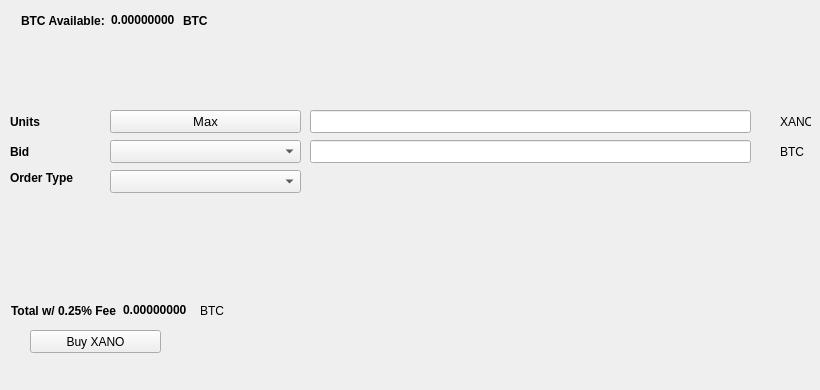
   <widget class="QWidget" name="BuyTab">
    <attribute name="title">
     <string>Buy</string>
    </attribute>
    <widget class="QPushButton" name="BuyXANO">
     <property name="geometry">
      <rect>
       <x>30</x>
       <y>330</y>
       <width>131</width>
       <height>23</height>
      </rect>
     </property>
     <property name="text">
      <string>Buy XANO</string>
     </property>
     <property name="icon">
      <iconset resource="../Xano.qrc">
       <normaloff>:/icons/bitcoin</normaloff>:/icons/bitcoin</iconset>
     </property>
    </widget>
    <widget class="QLabel" name="label_3">
     <property name="geometry">
      <rect>
       <x>10</x>
       <y>110</y>
       <width>46</width>
       <height>23</height>
      </rect>
     </property>
     <property name="font">
      <font>
       <weight>75</weight>
       <bold>true</bold>
      </font>
     </property>
     <property name="text">
      <string>Units</string>
     </property>
    </widget>
    <widget class="QLineEdit" name="UnitsInput">
     <property name="geometry">
      <rect>
       <x>310</x>
       <y>110</y>
       <width>441</width>
       <height>23</height>
      </rect>
     </property>
     <property name="font">
      <font>
       <pointsize>9</pointsize>
       <weight>75</weight>
       <bold>true</bold>
      </font>
     </property>
    </widget>
    <widget class="QLineEdit" name="BuyBidPriceEdit">
     <property name="geometry">
      <rect>
       <x>310</x>
       <y>140</y>
       <width>441</width>
       <height>23</height>
      </rect>
     </property>
     <property name="font">
      <font>
       <pointsize>9</pointsize>
       <weight>75</weight>
       <bold>true</bold>
      </font>
     </property>
    </widget>
    <widget class="QLabel" name="label_4">
     <property name="geometry">
      <rect>
       <x>780</x>
       <y>110</y>
       <width>31</width>
       <height>23</height>
      </rect>
     </property>
     <property name="text">
      <string>XANO</string>
     </property>
    </widget>
    <widget class="QLabel" name="label_5">
     <property name="geometry">
      <rect>
       <x>780</x>
       <y>140</y>
       <width>31</width>
       <height>23</height>
      </rect>
     </property>
     <property name="text">
      <string>BTC</string>
     </property>
    </widget>
    <widget class="QLabel" name="label_6">
     <property name="geometry">
      <rect>
       <x>10</x>
       <y>140</y>
       <width>46</width>
       <height>23</height>
      </rect>
     </property>
     <property name="font">
      <font>
       <weight>75</weight>
       <bold>true</bold>
      </font>
     </property>
     <property name="text">
      <string>Bid</string>
     </property>
    </widget>
    <widget class="QLabel" name="label_7">
     <property name="geometry">
      <rect>
       <x>10</x>
       <y>170</y>
       <width>91</width>
       <height>16</height>
      </rect>
     </property>
     <property name="font">
      <font>
       <weight>75</weight>
       <bold>true</bold>
      </font>
     </property>
     <property name="text">
      <string>Order Type</string>
     </property>
    </widget>
    <widget class="QPushButton" name="Buy_Max_Amount">
     <property name="geometry">
      <rect>
       <x>110</x>
       <y>110</y>
       <width>191</width>
       <height>23</height>
      </rect>
     </property>
     <property name="font">
      <font>
       <pointsize>10</pointsize>
      </font>
     </property>
     <property name="text">
      <string>Max</string>
     </property>
    </widget>
    <widget class="QComboBox" name="BuyBidcomboBox">
     <property name="geometry">
      <rect>
       <x>110</x>
       <y>140</y>
       <width>191</width>
       <height>23</height>
      </rect>
     </property>
     <property name="font">
      <font>
       <pointsize>10</pointsize>
      </font>
     </property>
    </widget>
    <widget class="QComboBox" name="buyOrdertypeCombo">
     <property name="geometry">
      <rect>
       <x>110</x>
       <y>170</y>
       <width>191</width>
       <height>23</height>
      </rect>
     </property>
     <property name="font">
      <font>
       <pointsize>10</pointsize>
      </font>
     </property>
    </widget>
    <widget class="QWidget" name="layoutWidget1">
     <property name="geometry">
      <rect>
       <x>21</x>
       <y>11</y>
       <width>227</width>
       <height>19</height>
      </rect>
     </property>
     <layout class="QHBoxLayout" name="horizontalLayout_3">
      <item>
       <widget class="QLabel" name="label232">
        <property name="font">
         <font>
          <weight>75</weight>
          <bold>true</bold>
         </font>
        </property>
        <property name="text">
         <string>BTC Available:</string>
        </property>
       </widget>
      </item>
      <item>
       <widget class="QLabel" name="BtcAvailableLbl">
        <property name="palette">
         <palette>
          <active>
           <colorrole role="WindowText">
            <brush brushstyle="SolidPattern">
             <color alpha="255">
              <red>0</red>
              <green>0</green>
              <blue>0</blue>
             </color>
            </brush>
           </colorrole>
           <colorrole role="Button">
            <brush brushstyle="SolidPattern">
             <color alpha="255">
              <red>0</red>
              <green>170</green>
              <blue>0</blue>
             </color>
            </brush>
           </colorrole>
           <colorrole role="Light">
            <brush brushstyle="SolidPattern">
             <color alpha="255">
              <red>0</red>
              <green>255</green>
              <blue>0</blue>
             </color>
            </brush>
           </colorrole>
           <colorrole role="Midlight">
            <brush brushstyle="SolidPattern">
             <color alpha="255">
              <red>0</red>
              <green>212</green>
              <blue>0</blue>
             </color>
            </brush>
           </colorrole>
           <colorrole role="Dark">
            <brush brushstyle="SolidPattern">
             <color alpha="255">
              <red>0</red>
              <green>85</green>
              <blue>0</blue>
             </color>
            </brush>
           </colorrole>
           <colorrole role="Mid">
            <brush brushstyle="SolidPattern">
             <color alpha="255">
              <red>0</red>
              <green>113</green>
              <blue>0</blue>
             </color>
            </brush>
           </colorrole>
           <colorrole role="Text">
            <brush brushstyle="SolidPattern">
             <color alpha="255">
              <red>0</red>
              <green>170</green>
              <blue>0</blue>
             </color>
            </brush>
           </colorrole>
           <colorrole role="BrightText">
            <brush brushstyle="SolidPattern">
             <color alpha="255">
              <red>255</red>
              <green>255</green>
              <blue>255</blue>
             </color>
            </brush>
           </colorrole>
           <colorrole role="ButtonText">
            <brush brushstyle="SolidPattern">
             <color alpha="255">
              <red>0</red>
              <green>0</green>
              <blue>0</blue>
             </color>
            </brush>
           </colorrole>
           <colorrole role="Base">
            <brush brushstyle="SolidPattern">
             <color alpha="255">
              <red>255</red>
              <green>255</green>
              <blue>255</blue>
             </color>
            </brush>
           </colorrole>
           <colorrole role="Window">
            <brush brushstyle="SolidPattern">
             <color alpha="255">
              <red>0</red>
              <green>170</green>
              <blue>0</blue>
             </color>
            </brush>
           </colorrole>
           <colorrole role="Shadow">
            <brush brushstyle="SolidPattern">
             <color alpha="255">
              <red>0</red>
              <green>0</green>
              <blue>0</blue>
             </color>
            </brush>
           </colorrole>
           <colorrole role="AlternateBase">
            <brush brushstyle="SolidPattern">
             <color alpha="255">
              <red>127</red>
              <green>212</green>
              <blue>127</blue>
             </color>
            </brush>
           </colorrole>
           <colorrole role="ToolTipBase">
            <brush brushstyle="SolidPattern">
             <color alpha="255">
              <red>255</red>
              <green>255</green>
              <blue>220</blue>
             </color>
            </brush>
           </colorrole>
           <colorrole role="ToolTipText">
            <brush brushstyle="SolidPattern">
             <color alpha="255">
              <red>0</red>
              <green>0</green>
              <blue>0</blue>
             </color>
            </brush>
           </colorrole>
          </active>
          <inactive>
           <colorrole role="WindowText">
            <brush brushstyle="SolidPattern">
             <color alpha="255">
              <red>0</red>
              <green>0</green>
              <blue>0</blue>
             </color>
            </brush>
           </colorrole>
           <colorrole role="Button">
            <brush brushstyle="SolidPattern">
             <color alpha="255">
              <red>0</red>
              <green>170</green>
              <blue>0</blue>
             </color>
            </brush>
           </colorrole>
           <colorrole role="Light">
            <brush brushstyle="SolidPattern">
             <color alpha="255">
              <red>0</red>
              <green>255</green>
              <blue>0</blue>
             </color>
            </brush>
           </colorrole>
           <colorrole role="Midlight">
            <brush brushstyle="SolidPattern">
             <color alpha="255">
              <red>0</red>
              <green>212</green>
              <blue>0</blue>
             </color>
            </brush>
           </colorrole>
           <colorrole role="Dark">
            <brush brushstyle="SolidPattern">
             <color alpha="255">
              <red>0</red>
              <green>85</green>
              <blue>0</blue>
             </color>
            </brush>
           </colorrole>
           <colorrole role="Mid">
            <brush brushstyle="SolidPattern">
             <color alpha="255">
              <red>0</red>
              <green>113</green>
              <blue>0</blue>
             </color>
            </brush>
           </colorrole>
           <colorrole role="Text">
            <brush brushstyle="SolidPattern">
             <color alpha="255">
              <red>0</red>
              <green>170</green>
              <blue>0</blue>
             </color>
            </brush>
           </colorrole>
           <colorrole role="BrightText">
            <brush brushstyle="SolidPattern">
             <color alpha="255">
              <red>255</red>
              <green>255</green>
              <blue>255</blue>
             </color>
            </brush>
           </colorrole>
           <colorrole role="ButtonText">
            <brush brushstyle="SolidPattern">
             <color alpha="255">
              <red>0</red>
              <green>0</green>
              <blue>0</blue>
             </color>
            </brush>
           </colorrole>
           <colorrole role="Base">
            <brush brushstyle="SolidPattern">
             <color alpha="255">
              <red>255</red>
              <green>255</green>
              <blue>255</blue>
             </color>
            </brush>
           </colorrole>
           <colorrole role="Window">
            <brush brushstyle="SolidPattern">
             <color alpha="255">
              <red>0</red>
              <green>170</green>
              <blue>0</blue>
             </color>
            </brush>
           </colorrole>
           <colorrole role="Shadow">
            <brush brushstyle="SolidPattern">
             <color alpha="255">
              <red>0</red>
              <green>0</green>
              <blue>0</blue>
             </color>
            </brush>
           </colorrole>
           <colorrole role="AlternateBase">
            <brush brushstyle="SolidPattern">
             <color alpha="255">
              <red>127</red>
              <green>212</green>
              <blue>127</blue>
             </color>
            </brush>
           </colorrole>
           <colorrole role="ToolTipBase">
            <brush brushstyle="SolidPattern">
             <color alpha="255">
              <red>255</red>
              <green>255</green>
              <blue>220</blue>
             </color>
            </brush>
           </colorrole>
           <colorrole role="ToolTipText">
            <brush brushstyle="SolidPattern">
             <color alpha="255">
              <red>0</red>
              <green>0</green>
              <blue>0</blue>
             </color>
            </brush>
           </colorrole>
          </inactive>
          <disabled>
           <colorrole role="WindowText">
            <brush brushstyle="SolidPattern">
             <color alpha="255">
              <red>0</red>
              <green>85</green>
              <blue>0</blue>
             </color>
            </brush>
           </colorrole>
           <colorrole role="Button">
            <brush brushstyle="SolidPattern">
             <color alpha="255">
              <red>0</red>
              <green>170</green>
              <blue>0</blue>
             </color>
            </brush>
           </colorrole>
           <colorrole role="Light">
            <brush brushstyle="SolidPattern">
             <color alpha="255">
              <red>0</red>
              <green>255</green>
              <blue>0</blue>
             </color>
            </brush>
           </colorrole>
           <colorrole role="Midlight">
            <brush brushstyle="SolidPattern">
             <color alpha="255">
              <red>0</red>
              <green>212</green>
              <blue>0</blue>
             </color>
            </brush>
           </colorrole>
           <colorrole role="Dark">
            <brush brushstyle="SolidPattern">
             <color alpha="255">
              <red>0</red>
              <green>85</green>
              <blue>0</blue>
             </color>
            </brush>
           </colorrole>
           <colorrole role="Mid">
            <brush brushstyle="SolidPattern">
             <color alpha="255">
              <red>0</red>
              <green>113</green>
              <blue>0</blue>
             </color>
            </brush>
           </colorrole>
           <colorrole role="Text">
            <brush brushstyle="SolidPattern">
             <color alpha="255">
              <red>0</red>
              <green>85</green>
              <blue>0</blue>
             </color>
            </brush>
           </colorrole>
           <colorrole role="BrightText">
            <brush brushstyle="SolidPattern">
             <color alpha="255">
              <red>255</red>
              <green>255</green>
              <blue>255</blue>
             </color>
            </brush>
           </colorrole>
           <colorrole role="ButtonText">
            <brush brushstyle="SolidPattern">
             <color alpha="255">
              <red>0</red>
              <green>85</green>
              <blue>0</blue>
             </color>
            </brush>
           </colorrole>
           <colorrole role="Base">
            <brush brushstyle="SolidPattern">
             <color alpha="255">
              <red>0</red>
              <green>170</green>
              <blue>0</blue>
             </color>
            </brush>
           </colorrole>
           <colorrole role="Window">
            <brush brushstyle="SolidPattern">
             <color alpha="255">
              <red>0</red>
              <green>170</green>
              <blue>0</blue>
             </color>
            </brush>
           </colorrole>
           <colorrole role="Shadow">
            <brush brushstyle="SolidPattern">
             <color alpha="255">
              <red>0</red>
              <green>0</green>
              <blue>0</blue>
             </color>
            </brush>
           </colorrole>
           <colorrole role="AlternateBase">
            <brush brushstyle="SolidPattern">
             <color alpha="255">
              <red>0</red>
              <green>170</green>
              <blue>0</blue>
             </color>
            </brush>
           </colorrole>
           <colorrole role="ToolTipBase">
            <brush brushstyle="SolidPattern">
             <color alpha="255">
              <red>255</red>
              <green>255</green>
              <blue>220</blue>
             </color>
            </brush>
           </colorrole>
           <colorrole role="ToolTipText">
            <brush brushstyle="SolidPattern">
             <color alpha="255">
              <red>0</red>
              <green>0</green>
              <blue>0</blue>
             </color>
            </brush>
           </colorrole>
          </disabled>
         </palette>
        </property>
        <property name="font">
         <font>
          <weight>75</weight>
          <bold>true</bold>
         </font>
        </property>
        <property name="text">
         <string>0.00000000</string>
        </property>
        <property name="textInteractionFlags">
         <set>Qt::LinksAccessibleByMouse|Qt::TextSelectableByKeyboard|Qt::TextSelectableByMouse</set>
        </property>
       </widget>
      </item>
      <item>
       <widget class="QLabel" name="BtcAvailableLbl_2">
        <property name="font">
         <font>
          <weight>75</weight>
          <bold>true</bold>
         </font>
        </property>
        <property name="text">
         <string>BTC</string>
        </property>
       </widget>
      </item>
     </layout>
    </widget>
    <widget class="QWidget" name="layoutWidge2">
     <property name="geometry">
      <rect>
       <x>11</x>
       <y>301</y>
       <width>259</width>
       <height>19</height>
      </rect>
     </property>
     <layout class="QHBoxLayout" name="horizontalLayout_4">
      <item>
       <widget class="QLabel" name="label_9">
        <property name="font">
         <font>
          <weight>75</weight>
          <bold>true</bold>
         </font>
        </property>
        <property name="text">
         <string>Total w/ 0.25% Fee</string>
        </property>
       </widget>
      </item>
      <item>
       <widget class="QLabel" name="BuyCostLabel">
        <property name="palette">
         <palette>
          <active>
           <colorrole role="WindowText">
            <brush brushstyle="SolidPattern">
             <color alpha="255">
              <red>0</red>
              <green>0</green>
              <blue>0</blue>
             </color>
            </brush>
           </colorrole>
           <colorrole role="Button">
            <brush brushstyle="SolidPattern">
             <color alpha="255">
              <red>0</red>
              <green>170</green>
              <blue>0</blue>
             </color>
            </brush>
           </colorrole>
           <colorrole role="Light">
            <brush brushstyle="SolidPattern">
             <color alpha="255">
              <red>0</red>
              <green>255</green>
              <blue>0</blue>
             </color>
            </brush>
           </colorrole>
           <colorrole role="Midlight">
            <brush brushstyle="SolidPattern">
             <color alpha="255">
              <red>0</red>
              <green>212</green>
              <blue>0</blue>
             </color>
            </brush>
           </colorrole>
           <colorrole role="Dark">
            <brush brushstyle="SolidPattern">
             <color alpha="255">
              <red>0</red>
              <green>85</green>
              <blue>0</blue>
             </color>
            </brush>
           </colorrole>
           <colorrole role="Mid">
            <brush brushstyle="SolidPattern">
             <color alpha="255">
              <red>0</red>
              <green>113</green>
              <blue>0</blue>
             </color>
            </brush>
           </colorrole>
           <colorrole role="Text">
            <brush brushstyle="SolidPattern">
             <color alpha="255">
              <red>0</red>
              <green>170</green>
              <blue>0</blue>
             </color>
            </brush>
           </colorrole>
           <colorrole role="BrightText">
            <brush brushstyle="SolidPattern">
             <color alpha="255">
              <red>255</red>
              <green>255</green>
              <blue>255</blue>
             </color>
            </brush>
           </colorrole>
           <colorrole role="ButtonText">
            <brush brushstyle="SolidPattern">
             <color alpha="255">
              <red>0</red>
              <green>0</green>
              <blue>0</blue>
             </color>
            </brush>
           </colorrole>
           <colorrole role="Base">
            <brush brushstyle="SolidPattern">
             <color alpha="255">
              <red>255</red>
              <green>255</green>
              <blue>255</blue>
             </color>
            </brush>
           </colorrole>
           <colorrole role="Window">
            <brush brushstyle="SolidPattern">
             <color alpha="255">
              <red>0</red>
              <green>170</green>
              <blue>0</blue>
             </color>
            </brush>
           </colorrole>
           <colorrole role="Shadow">
            <brush brushstyle="SolidPattern">
             <color alpha="255">
              <red>0</red>
              <green>0</green>
              <blue>0</blue>
             </color>
            </brush>
           </colorrole>
           <colorrole role="AlternateBase">
            <brush brushstyle="SolidPattern">
             <color alpha="255">
              <red>127</red>
              <green>212</green>
              <blue>127</blue>
             </color>
            </brush>
           </colorrole>
           <colorrole role="ToolTipBase">
            <brush brushstyle="SolidPattern">
             <color alpha="255">
              <red>255</red>
              <green>255</green>
              <blue>220</blue>
             </color>
            </brush>
           </colorrole>
           <colorrole role="ToolTipText">
            <brush brushstyle="SolidPattern">
             <color alpha="255">
              <red>0</red>
              <green>0</green>
              <blue>0</blue>
             </color>
            </brush>
           </colorrole>
          </active>
          <inactive>
           <colorrole role="WindowText">
            <brush brushstyle="SolidPattern">
             <color alpha="255">
              <red>0</red>
              <green>0</green>
              <blue>0</blue>
             </color>
            </brush>
           </colorrole>
           <colorrole role="Button">
            <brush brushstyle="SolidPattern">
             <color alpha="255">
              <red>0</red>
              <green>170</green>
              <blue>0</blue>
             </color>
            </brush>
           </colorrole>
           <colorrole role="Light">
            <brush brushstyle="SolidPattern">
             <color alpha="255">
              <red>0</red>
              <green>255</green>
              <blue>0</blue>
             </color>
            </brush>
           </colorrole>
           <colorrole role="Midlight">
            <brush brushstyle="SolidPattern">
             <color alpha="255">
              <red>0</red>
              <green>212</green>
              <blue>0</blue>
             </color>
            </brush>
           </colorrole>
           <colorrole role="Dark">
            <brush brushstyle="SolidPattern">
             <color alpha="255">
              <red>0</red>
              <green>85</green>
              <blue>0</blue>
             </color>
            </brush>
           </colorrole>
           <colorrole role="Mid">
            <brush brushstyle="SolidPattern">
             <color alpha="255">
              <red>0</red>
              <green>113</green>
              <blue>0</blue>
             </color>
            </brush>
           </colorrole>
           <colorrole role="Text">
            <brush brushstyle="SolidPattern">
             <color alpha="255">
              <red>0</red>
              <green>170</green>
              <blue>0</blue>
             </color>
            </brush>
           </colorrole>
           <colorrole role="BrightText">
            <brush brushstyle="SolidPattern">
             <color alpha="255">
              <red>255</red>
              <green>255</green>
              <blue>255</blue>
             </color>
            </brush>
           </colorrole>
           <colorrole role="ButtonText">
            <brush brushstyle="SolidPattern">
             <color alpha="255">
              <red>0</red>
              <green>0</green>
              <blue>0</blue>
             </color>
            </brush>
           </colorrole>
           <colorrole role="Base">
            <brush brushstyle="SolidPattern">
             <color alpha="255">
              <red>255</red>
              <green>255</green>
              <blue>255</blue>
             </color>
            </brush>
           </colorrole>
           <colorrole role="Window">
            <brush brushstyle="SolidPattern">
             <color alpha="255">
              <red>0</red>
              <green>170</green>
              <blue>0</blue>
             </color>
            </brush>
           </colorrole>
           <colorrole role="Shadow">
            <brush brushstyle="SolidPattern">
             <color alpha="255">
              <red>0</red>
              <green>0</green>
              <blue>0</blue>
             </color>
            </brush>
           </colorrole>
           <colorrole role="AlternateBase">
            <brush brushstyle="SolidPattern">
             <color alpha="255">
              <red>127</red>
              <green>212</green>
              <blue>127</blue>
             </color>
            </brush>
           </colorrole>
           <colorrole role="ToolTipBase">
            <brush brushstyle="SolidPattern">
             <color alpha="255">
              <red>255</red>
              <green>255</green>
              <blue>220</blue>
             </color>
            </brush>
           </colorrole>
           <colorrole role="ToolTipText">
            <brush brushstyle="SolidPattern">
             <color alpha="255">
              <red>0</red>
              <green>0</green>
              <blue>0</blue>
             </color>
            </brush>
           </colorrole>
          </inactive>
          <disabled>
           <colorrole role="WindowText">
            <brush brushstyle="SolidPattern">
             <color alpha="255">
              <red>0</red>
              <green>85</green>
              <blue>0</blue>
             </color>
            </brush>
           </colorrole>
           <colorrole role="Button">
            <brush brushstyle="SolidPattern">
             <color alpha="255">
              <red>0</red>
              <green>170</green>
              <blue>0</blue>
             </color>
            </brush>
           </colorrole>
           <colorrole role="Light">
            <brush brushstyle="SolidPattern">
             <color alpha="255">
              <red>0</red>
              <green>255</green>
              <blue>0</blue>
             </color>
            </brush>
           </colorrole>
           <colorrole role="Midlight">
            <brush brushstyle="SolidPattern">
             <color alpha="255">
              <red>0</red>
              <green>212</green>
              <blue>0</blue>
             </color>
            </brush>
           </colorrole>
           <colorrole role="Dark">
            <brush brushstyle="SolidPattern">
             <color alpha="255">
              <red>0</red>
              <green>85</green>
              <blue>0</blue>
             </color>
            </brush>
           </colorrole>
           <colorrole role="Mid">
            <brush brushstyle="SolidPattern">
             <color alpha="255">
              <red>0</red>
              <green>113</green>
              <blue>0</blue>
             </color>
            </brush>
           </colorrole>
           <colorrole role="Text">
            <brush brushstyle="SolidPattern">
             <color alpha="255">
              <red>0</red>
              <green>85</green>
              <blue>0</blue>
             </color>
            </brush>
           </colorrole>
           <colorrole role="BrightText">
            <brush brushstyle="SolidPattern">
             <color alpha="255">
              <red>255</red>
              <green>255</green>
              <blue>255</blue>
             </color>
            </brush>
           </colorrole>
           <colorrole role="ButtonText">
            <brush brushstyle="SolidPattern">
             <color alpha="255">
              <red>0</red>
              <green>85</green>
              <blue>0</blue>
             </color>
            </brush>
           </colorrole>
           <colorrole role="Base">
            <brush brushstyle="SolidPattern">
             <color alpha="255">
              <red>0</red>
              <green>170</green>
              <blue>0</blue>
             </color>
            </brush>
           </colorrole>
           <colorrole role="Window">
            <brush brushstyle="SolidPattern">
             <color alpha="255">
              <red>0</red>
              <green>170</green>
              <blue>0</blue>
             </color>
            </brush>
           </colorrole>
           <colorrole role="Shadow">
            <brush brushstyle="SolidPattern">
             <color alpha="255">
              <red>0</red>
              <green>0</green>
              <blue>0</blue>
             </color>
            </brush>
           </colorrole>
           <colorrole role="AlternateBase">
            <brush brushstyle="SolidPattern">
             <color alpha="255">
              <red>0</red>
              <green>170</green>
              <blue>0</blue>
             </color>
            </brush>
           </colorrole>
           <colorrole role="ToolTipBase">
            <brush brushstyle="SolidPattern">
             <color alpha="255">
              <red>255</red>
              <green>255</green>
              <blue>220</blue>
             </color>
            </brush>
           </colorrole>
           <colorrole role="ToolTipText">
            <brush brushstyle="SolidPattern">
             <color alpha="255">
              <red>0</red>
              <green>0</green>
              <blue>0</blue>
             </color>
            </brush>
           </colorrole>
          </disabled>
         </palette>
        </property>
        <property name="font">
         <font>
          <weight>75</weight>
          <bold>true</bold>
         </font>
        </property>
        <property name="autoFillBackground">
         <bool>false</bool>
        </property>
        <property name="text">
         <string>0.00000000</string>
        </property>
        <property name="textInteractionFlags">
         <set>Qt::LinksAccessibleByMouse|Qt::TextSelectableByMouse</set>
        </property>
       </widget>
      </item>
      <item>
       <widget class="QLabel" name="label_10">
        <property name="font">
         <font>
          <weight>50</weight>
          <bold>false</bold>
         </font>
        </property>
        <property name="text">
         <string>BTC</string>
        </property>
       </widget>
      </item>
     </layout>
    </widget>
    <widget class="QLabel" name="label_24">
     <property name="geometry">
      <rect>
       <x>460</x>
       <y>300</y>
       <width>281</width>
       <height>81</height>
      </rect>
     </property>
     <property name="text">
      <string/>
     </property>
     <property name="pixmap">
      <pixmap>:/images/bittrex</pixmap>
     </property>
    </widget>
   </widget>
